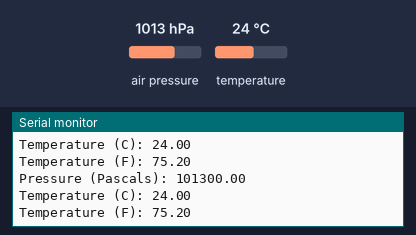
The sketch below on a simulated Arduino Uno, built with avr-gcc and run on an emulated ATmega328P. Shown: the last lines printed to the serial monitor. Inputs (shaded band) come from the test bench; at power-on: air pressure 1013 hPa, temperature 24 °C.

Above: at 5.8 s.
5.9 s: air pressure set to 952 hPa
At 10.7 s:
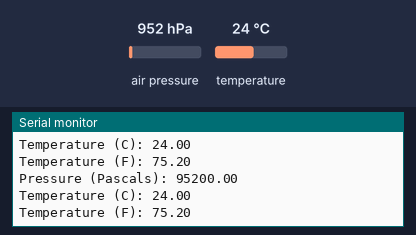
11.9 s: temperature set to 12 °C
At 16.3 s:
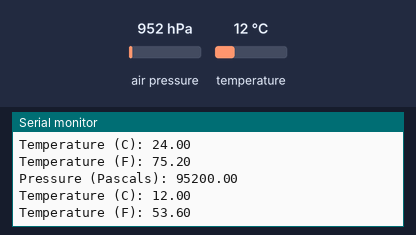
17.9 s: air pressure set to 975 hPa
At 20.7 s:
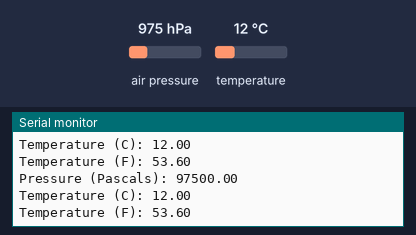
Timing chart, 0 to 22.2 s (numbered marks = the images above; inputs shaded):
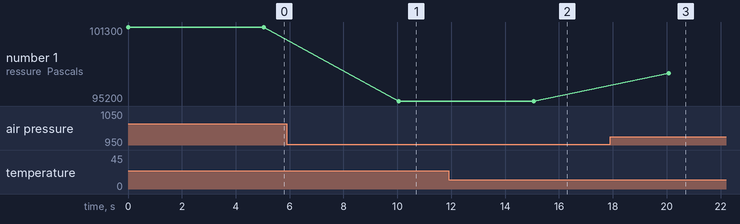

The sketch:

pressure_temp.ino
```cpp
// Paul Schakel
// Pressure and Temperature
// Prototype testing out an Adafruit MPL3115A2 pressure and temperature sensor

#include <Adafruit_MPL3115A2.h>
#include <Wire.h>

Adafruit_MPL3115A2 myPressure;

void setup() {
    Serial.begin(9600);
    Serial.println("Initialized...");

    Wire.begin();        // Join i2c bus
    myPressure.begin();  // Initialize pressure sensor
}

void loop() {
    float pressure = myPressure.getPressure();
    float tempC = myPressure.getTemperature();
    float tempF = (tempC * 9/5) + 32;   //convert to Fahrenheit

    Serial.println("Pressure (Pascals): " + (String) pressure);
    Serial.println("Temperature (C): " + (String) tempC);
    Serial.println("Temperature (F): " + (String) tempF);
    delay(5000);
}
```

Measured:
- after the input at 5.9 s, the serial monitor: prints a new line after 4.2 s (image 1)
- after the input at 11.9 s, the serial monitor: prints a new line after 3.2 s (image 2)
- after the input at 17.9 s, the serial monitor: prints a new line after 2.2 s (image 3)
- plotted number 1: 101300 → 95200 after the input at 5.9 s, 95200 → 97500 after the input at 17.9 s
